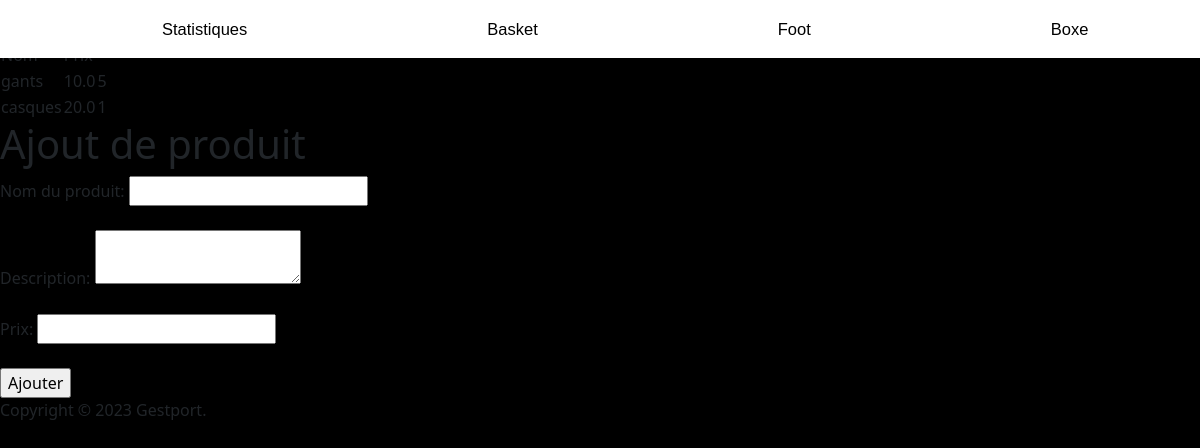
/boxe/, run on an earlier commit of the app's database.
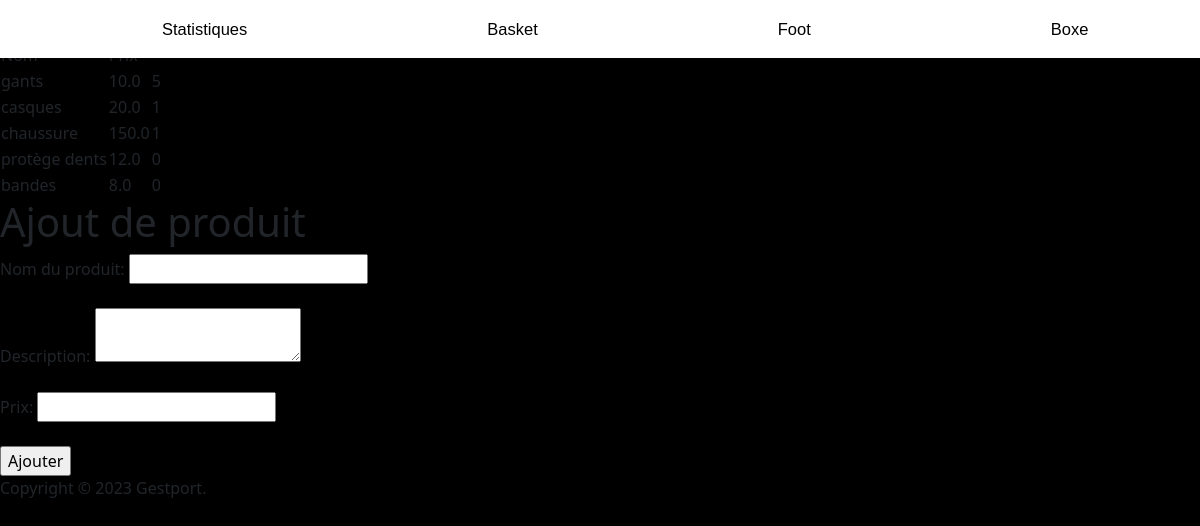
And on a later commit of the database.
### appAsso/models.py (models this page shows)
class Products(models.Model):
    nomProduit = models.CharField(max_length= 45, null = False)
    prix = models.FloatField(default=0.0, null = False)
    cProduit = models.CharField(max_length=45, null = False)
    quantite = models.PositiveIntegerField(default=0)
    img = models.ImageField(upload_to="imgs", blank=True)

### appAsso/views.py (the view)
# urls.py: path('boxe/', boxe, name='boxe'),
def boxe(request):
    boxep = Products.objects.filter(cProduit = "boxe")
    return render(request, 'boxe.html',{'boxep': boxep})

### appAsso/templates/boxe.html (shortened to what this page needs)
{% extends 'base.html' %}
{% load static %}
    {% block content %}
    <h3>PRODUITS</h3>
        <table>
            <tr>
                <td>Nom</td>
                <td>Prix</td>
            </tr>
            {% for product in boxep %}
                    <tr>
                        <td>
                            {{ product.nomProduit }}
                        </td>
                        <td>
                            {{ product.prix }}
                        </td>
                        <td>
                            {{ product.quantite }}
                        </td>
                    </tr>
                    {% endfor %}
        </table>
    <h1>Ajout de produit</h1>
    <form method="POST">
        <label for="nom">Nom du produit:</label>
        <input type="text" id="nom" name="nom"><br><br>
        <label for="description">Description:</label>
        <textarea id="description" name="description"></textarea><br><br>
        <label for="prix">Prix:</label>
        <input type="number" id="prix" name="prix"><br><br>
        <input type="submit" value="Ajouter">
    </form>
    {% endblock %}

### appAsso/templates/base.html (shortened to what this page needs)
<!DOCTYPE html>
<html lang="fr">
<head>
    <link href="https://cdn.jsdelivr.net/npm/bootstrap@5.3.0-alpha1/dist/css/bootstrap.min.css"
        rel="stylesheet"
/>
    <link rel="stylesheet" href="/static/feuille_style.css">
</head>
<body style="background-color: black;">
  <header>
    <nav class="navbar navbar-expand-lg  fixed-top" style="background-color: white">
      <div class="container">
          <div class="collapse navbar-collapse" id="navbarNavDropdown">
              <ul class="navbar-nav mynavbar ml-auto">
                  <li class="nav-item">
                      <a class="nav-link active " aria-current="page" href="{% url 'index' %}" style="color: black; ">Statistiques</a>
                  </li>
                  <li class="nav-item">
                      <a class="nav-link " id="" data-bs-toggle="dropdown" href="{% url 'basket' %}" style="color: black;">Basket</a>
                  </li>
                  <li class="nav-item">
                      <a class="nav-link " id="" data-bs-toggle="dropdown" href="{% url 'foot' %}" style="color: black; ">Foot</a>
                  </li>
                  <li class="nav-item">
                      <a class="nav-link " id="" data-bs-toggle="dropdown" href="{% url 'boxe' %}" style="color: black ; ">Boxe</a>
                  </li>
              </ul>
          </div>
      </div>
  </nav>
  </header>
  {% block content %}
  {% endblock %}
<footer>
  <p>Copyright © 2023 Gestport.</p>
</footer>
</body>
</html>

### static/feuille_style.css (style rules this page uses)
.navbar .navbar-nav .nav-link { color: black; font-size: 1.1em; }
@media only screen and (min-width: 992px) { .navbar { padding: 0; } }
@media only screen and (min-width: 992px) { .navbar .navbar-nav .nav-link { padding: 1em 0; } }
@media only screen and (min-width: 992px) { .navbar .navbar-nav .nav-item { margin: 0 8em; } }
.navbar .navbar-nav .nav-item { position: relative; }
.navbar .navbar-nav .nav-item::after { position: absolute; bottom: 0; left: 0; right: 0; margin: auto; background-color: black; width: 0%; content: ""; height: 4px; }
.navbar .navbar-nav .nav-item::after { transition: all 0.5s; }
.navbar .nav-item { font-size: 15px; font-family: 'Franklin Gothic Medium', 'Arial Narrow', Arial, sans-serif; }

What changed in the data, as far as the page shows it:
added Products: nomProduit "chaussure", prix "150.0", quantite "1"
added Products: nomProduit "protège dents", prix "12.0", quantite "0"
added Products: nomProduit "bandes", prix "8.0", quantite "0"
